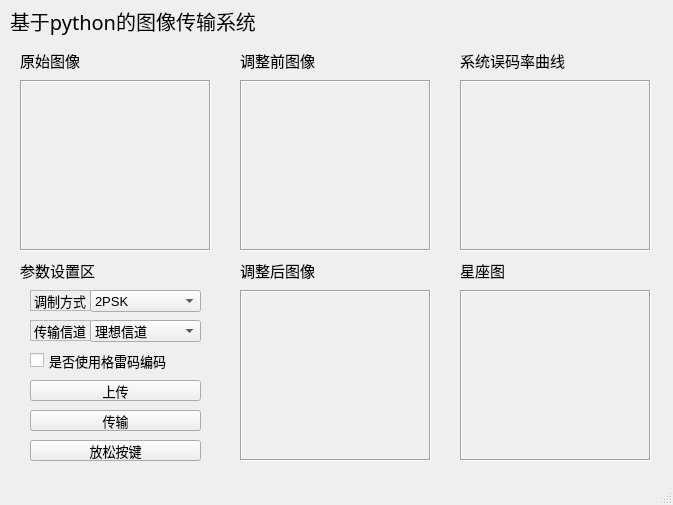
<?xml version="1.0" encoding="UTF-8"?>
<ui version="4.0">
 <class>MainWindow</class>
 <widget class="QMainWindow" name="MainWindow">
  <property name="geometry">
   <rect>
    <x>0</x>
    <y>0</y>
    <width>673</width>
    <height>505</height>
   </rect>
  </property>
  <property name="font">
   <font>
    <pointsize>9</pointsize>
   </font>
  </property>
  <property name="windowTitle">
   <string>MainWindow</string>
  </property>
  <property name="styleSheet">
   <string notr="true">background-image: url(:/pic/backgroung.jpg);</string>
  </property>
  <widget class="QWidget" name="centralwidget">
   <property name="font">
    <font>
     <pointsize>10</pointsize>
    </font>
   </property>
   <widget class="QLabel" name="label_image1">
    <property name="geometry">
     <rect>
      <x>20</x>
      <y>80</y>
      <width>191</width>
      <height>171</height>
     </rect>
    </property>
    <property name="frameShape">
     <enum>QFrame::Box</enum>
    </property>
    <property name="frameShadow">
     <enum>QFrame::Sunken</enum>
    </property>
    <property name="text">
     <string/>
    </property>
   </widget>
   <widget class="QPushButton" name="pushButton_open">
    <property name="geometry">
     <rect>
      <x>30</x>
      <y>380</y>
      <width>171</width>
      <height>21</height>
     </rect>
    </property>
    <property name="text">
     <string>上传</string>
    </property>
   </widget>
   <widget class="QLabel" name="label_title">
    <property name="geometry">
     <rect>
      <x>10</x>
      <y>0</y>
      <width>291</width>
      <height>41</height>
     </rect>
    </property>
    <property name="font">
     <font>
      <family>微软雅黑 Light</family>
      <pointsize>15</pointsize>
     </font>
    </property>
    <property name="frameShape">
     <enum>QFrame::NoFrame</enum>
    </property>
    <property name="frameShadow">
     <enum>QFrame::Plain</enum>
    </property>
    <property name="text">
     <string>基于python的图像传输系统</string>
    </property>
   </widget>
   <widget class="QLabel" name="label_image2">
    <property name="geometry">
     <rect>
      <x>240</x>
      <y>80</y>
      <width>191</width>
      <height>171</height>
     </rect>
    </property>
    <property name="frameShape">
     <enum>QFrame::Box</enum>
    </property>
    <property name="frameShadow">
     <enum>QFrame::Sunken</enum>
    </property>
    <property name="text">
     <string/>
    </property>
   </widget>
   <widget class="QLabel" name="label_image3">
    <property name="geometry">
     <rect>
      <x>240</x>
      <y>290</y>
      <width>191</width>
      <height>171</height>
     </rect>
    </property>
    <property name="frameShape">
     <enum>QFrame::Box</enum>
    </property>
    <property name="frameShadow">
     <enum>QFrame::Sunken</enum>
    </property>
    <property name="text">
     <string/>
    </property>
   </widget>
   <widget class="QLabel" name="label_image4">
    <property name="geometry">
     <rect>
      <x>460</x>
      <y>80</y>
      <width>191</width>
      <height>171</height>
     </rect>
    </property>
    <property name="frameShape">
     <enum>QFrame::Box</enum>
    </property>
    <property name="frameShadow">
     <enum>QFrame::Sunken</enum>
    </property>
    <property name="text">
     <string/>
    </property>
   </widget>
   <widget class="QPushButton" name="pushButton_go">
    <property name="geometry">
     <rect>
      <x>30</x>
      <y>410</y>
      <width>171</width>
      <height>21</height>
     </rect>
    </property>
    <property name="text">
     <string>传输</string>
    </property>
   </widget>
   <widget class="QPushButton" name="pushButton_none">
    <property name="geometry">
     <rect>
      <x>30</x>
      <y>440</y>
      <width>171</width>
      <height>21</height>
     </rect>
    </property>
    <property name="text">
     <string>放松按键</string>
    </property>
   </widget>
   <widget class="QLabel" name="label_kind1">
    <property name="geometry">
     <rect>
      <x>30</x>
      <y>290</y>
      <width>61</width>
      <height>21</height>
     </rect>
    </property>
    <property name="frameShape">
     <enum>QFrame::StyledPanel</enum>
    </property>
    <property name="text">
     <string>调制方式</string>
    </property>
   </widget>
   <widget class="QComboBox" name="comboBox">
    <property name="geometry">
     <rect>
      <x>90</x>
      <y>290</y>
      <width>111</width>
      <height>22</height>
     </rect>
    </property>
    <item>
     <property name="text">
      <string>2PSK</string>
     </property>
    </item>
    <item>
     <property name="text">
      <string>4PSK</string>
     </property>
    </item>
    <item>
     <property name="text">
      <string>8PSK</string>
     </property>
    </item>
   </widget>
   <widget class="QCheckBox" name="checkBox">
    <property name="geometry">
     <rect>
      <x>30</x>
      <y>350</y>
      <width>171</width>
      <height>21</height>
     </rect>
    </property>
    <property name="text">
     <string>是否使用格雷码编码</string>
    </property>
   </widget>
   <widget class="QLabel" name="label_title1">
    <property name="geometry">
     <rect>
      <x>20</x>
      <y>50</y>
      <width>71</width>
      <height>21</height>
     </rect>
    </property>
    <property name="font">
     <font>
      <family>微软雅黑 Light</family>
      <pointsize>11</pointsize>
      <weight>50</weight>
      <italic>false</italic>
      <bold>false</bold>
      <underline>false</underline>
     </font>
    </property>
    <property name="text">
     <string>原始图像</string>
    </property>
   </widget>
   <widget class="QLabel" name="label_title2">
    <property name="geometry">
     <rect>
      <x>240</x>
      <y>50</y>
      <width>81</width>
      <height>21</height>
     </rect>
    </property>
    <property name="font">
     <font>
      <family>微软雅黑 Light</family>
      <pointsize>11</pointsize>
      <weight>50</weight>
      <italic>false</italic>
      <bold>false</bold>
      <underline>false</underline>
     </font>
    </property>
    <property name="text">
     <string>调整前图像</string>
    </property>
   </widget>
   <widget class="QLabel" name="label_title4">
    <property name="geometry">
     <rect>
      <x>460</x>
      <y>50</y>
      <width>111</width>
      <height>21</height>
     </rect>
    </property>
    <property name="font">
     <font>
      <family>微软雅黑 Light</family>
      <pointsize>11</pointsize>
      <weight>50</weight>
      <italic>false</italic>
      <bold>false</bold>
      <underline>false</underline>
     </font>
    </property>
    <property name="text">
     <string>系统误码率曲线</string>
    </property>
   </widget>
   <widget class="QLabel" name="label_title3">
    <property name="geometry">
     <rect>
      <x>240</x>
      <y>260</y>
      <width>81</width>
      <height>21</height>
     </rect>
    </property>
    <property name="font">
     <font>
      <family>微软雅黑 Light</family>
      <pointsize>11</pointsize>
      <weight>50</weight>
      <italic>false</italic>
      <bold>false</bold>
      <underline>false</underline>
     </font>
    </property>
    <property name="text">
     <string>调整后图像</string>
    </property>
   </widget>
   <widget class="QLabel" name="label_image5">
    <property name="geometry">
     <rect>
      <x>460</x>
      <y>290</y>
      <width>191</width>
      <height>171</height>
     </rect>
    </property>
    <property name="frameShape">
     <enum>QFrame::Box</enum>
    </property>
    <property name="frameShadow">
     <enum>QFrame::Sunken</enum>
    </property>
    <property name="text">
     <string/>
    </property>
   </widget>
   <widget class="QLabel" name="label_title5">
    <property name="geometry">
     <rect>
      <x>460</x>
      <y>260</y>
      <width>51</width>
      <height>21</height>
     </rect>
    </property>
    <property name="font">
     <font>
      <family>微软雅黑 Light</family>
      <pointsize>11</pointsize>
      <weight>50</weight>
      <italic>false</italic>
      <bold>false</bold>
      <underline>false</underline>
     </font>
    </property>
    <property name="text">
     <string>星座图</string>
    </property>
   </widget>
   <widget class="QLabel" name="label_setting">
    <property name="geometry">
     <rect>
      <x>20</x>
      <y>260</y>
      <width>81</width>
      <height>21</height>
     </rect>
    </property>
    <property name="font">
     <font>
      <family>微软雅黑 Light</family>
      <pointsize>11</pointsize>
      <weight>50</weight>
      <italic>false</italic>
      <bold>false</bold>
      <underline>false</underline>
     </font>
    </property>
    <property name="text">
     <string>参数设置区</string>
    </property>
   </widget>
   <widget class="QLabel" name="label_kind2">
    <property name="geometry">
     <rect>
      <x>30</x>
      <y>320</y>
      <width>61</width>
      <height>21</height>
     </rect>
    </property>
    <property name="frameShape">
     <enum>QFrame::StyledPanel</enum>
    </property>
    <property name="text">
     <string>传输信道</string>
    </property>
   </widget>
   <widget class="QComboBox" name="comboBox_2">
    <property name="geometry">
     <rect>
      <x>90</x>
      <y>320</y>
      <width>111</width>
      <height>22</height>
     </rect>
    </property>
    <item>
     <property name="text">
      <string>理想信道</string>
     </property>
    </item>
    <item>
     <property name="text">
      <string>AWGN信道</string>
     </property>
    </item>
    <item>
     <property name="text">
      <string>平坦Rayleigh衰落信道</string>
     </property>
    </item>
   </widget>
  </widget>
  <widget class="QMenuBar" name="menubar">
   <property name="geometry">
    <rect>
     <x>0</x>
     <y>0</y>
     <width>673</width>
     <height>22</height>
    </rect>
   </property>
  </widget>
  <widget class="QStatusBar" name="statusbar"/>
 </widget>
 <resources>
  <include location="resource.qrc"/>
 </resources>
 <connections>
  <connection>
   <sender>pushButton_none</sender>
   <signal>clicked()</signal>
   <receiver>MainWindow</receiver>
   <slot>close()</slot>
   <hints>
    <hint type="sourcelabel">
     <x>95</x>
     <y>462</y>
    </hint>
    <hint type="destinationlabel">
     <x>336</x>
     <y>252</y>
    </hint>
   </hints>
  </connection>
 </connections>
</ui>
